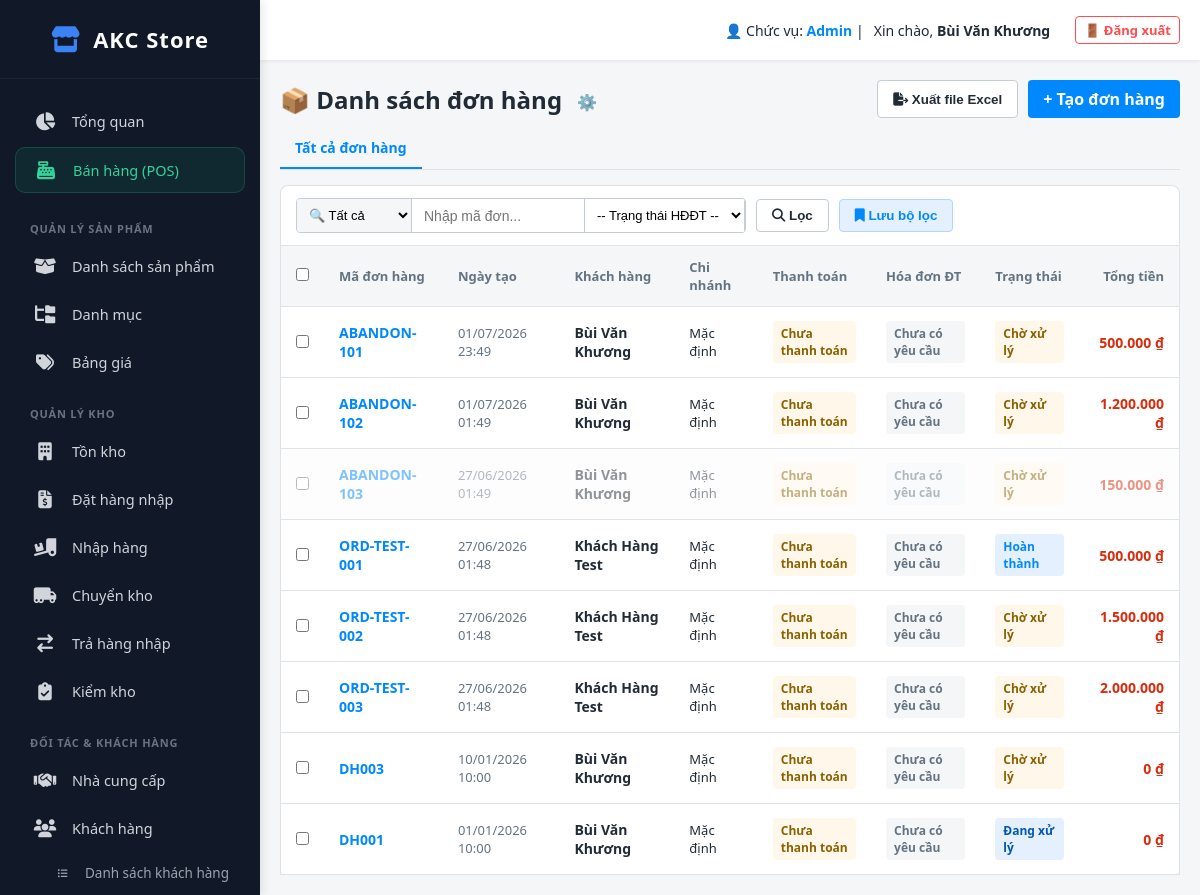
The app's page /index.php?action=order_list (signed in) with its own data.
### tables this page shows
CREATE TABLE `orders` (
  `id` int(11) NOT NULL,
  `order_code` varchar(50) DEFAULT NULL,
  `customer_id` int(11) NOT NULL,
  `customer_name` varchar(255) DEFAULT NULL,
  `phone` varchar(20) DEFAULT NULL,
  `address` text DEFAULT NULL,
  `subtotal` decimal(15,2) DEFAULT 0.00,
  `total_amount` decimal(15,2) NOT NULL,
  `paid_amount` decimal(15,2) DEFAULT 0.00,
  `payment_status` enum('unpaid','partial','paid') DEFAULT 'unpaid',
  `created_at` datetime DEFAULT current_timestamp(),
  `total_product_discount` decimal(15,2) DEFAULT 0.00,
  `total_order_discount` decimal(15,2) DEFAULT 0.00,
  `original_shipping_fee` decimal(15,2) DEFAULT 0.00,
  `total_shipping_discount` decimal(15,2) DEFAULT 0.00,
  `tax_amount` decimal(15,2) DEFAULT 0.00,
  `grand_total` decimal(15,2) DEFAULT 0.00,
  `amount_paid` decimal(15,2) DEFAULT 0.00,
  `payment_method` varchar(50) DEFAULT 'cash',
  `order_status` varchar(50) DEFAULT 'pending',
  `shipping_status` varchar(50) DEFAULT 'pending',
  `sales_channel` varchar(50) DEFAULT 'pos',
  `is_archived` tinyint(1) DEFAULT 0 COMMENT '0: Bình thường, 1: Đã lưu trữ',
  `packing_status` varchar(50) DEFAULT 'pending' COMMENT 'pending, packing, packed',
  `assigned_staff_id` int(11) DEFAULT NULL COMMENT 'ID Nhân viên phụ trách',
  `tags` varchar(255) DEFAULT NULL COMMENT 'Các tag cách nhau dấu phẩy (VD: V.I.P, Gấp)',
  `has_e_invoice` tinyint(1) DEFAULT 0 COMMENT '1: Đã xuất Hóa đơn điện tử',
  `printed_delivery` tinyint(1) DEFAULT 0,
  `printed_picking_order` tinyint(1) DEFAULT 0,
  `printed_picking_product` tinyint(1) DEFAULT 0,
  `packer_id` int(11) DEFAULT NULL,
  `main_note` text DEFAULT NULL,
  `delivery_date` datetime DEFAULT NULL,
  `packaging_staff_id` int(11) DEFAULT NULL,
  `package_status` varchar(50) DEFAULT 'pending',
  `package_code` varchar(50) DEFAULT NULL,
  `waybill_code` varchar(50) DEFAULT NULL,
  `draft_status` varchar(20) DEFAULT NULL,
  `email_status` enum('unsent','sent','scheduled') DEFAULT 'unsent',
  `email_sent_at` datetime DEFAULT NULL,
  `recovery_url` varchar(255) DEFAULT NULL,
  `invoice_status` enum('not_requested','requested','pending_issue','issued','failed') DEFAULT 'not_requested',
  `invoice_tax_code` varchar(50) DEFAULT NULL,
  `invoice_company_name` varchar(255) DEFAULT NULL,
  `invoice_address` varchar(255) DEFAULT NULL,
  `invoice_buyer_name` varchar(255) DEFAULT NULL,
  `invoice_phone` varchar(20) DEFAULT NULL,
  `invoice_email` varchar(255) DEFAULT NULL,
  `invoice_no_receipt` tinyint(1) DEFAULT 0,
  `invoice_date` datetime DEFAULT NULL,
  `invoice_symbol` varchar(50) DEFAULT NULL,
  `invoice_number` varchar(50) DEFAULT NULL,
  `invoice_cqt_code` varchar(100) DEFAULT NULL,
  `invoice_lookup_code` varchar(100) DEFAULT NULL,
  `reconciliation_status` enum('Chưa đối soát','Đang đối soát','Đã đối soát') DEFAULT 'Chưa đối soát',
  `cod_partner` decimal(15,2) DEFAULT 0.00,
  `shipping_fee_partner` decimal(15,2) DEFAULT 0.00,
  `shipping_partner_name` varchar(255) DEFAULT NULL
);

### app/controllers/OrderController.php (called while the page is built, shortened)
<?php
class OrderController
{
    public function list()
    {
        $db = (new Database())->getConnection();
        $keyword = $_GET['keyword'] ?? '';
        $invoice_status = $_GET['invoice_status'] ?? '';
        $query = "SELECT o.*,
                         CONCAT(c.last_name, ' ', c.first_name) AS customer_name
                  FROM orders o
                  LEFT JOIN customers c ON o.customer_id = c.id
                  WHERE 1=1";
        $params = [];
        $query .= " ORDER BY o.created_at DESC";
        $stmt = $db->prepare($query);
        $stmt->execute($params);
        $orders = $stmt->fetchAll(PDO::FETCH_ASSOC);
        $active_tab_id = $_GET['tab'] ?? 'all';
        require_once __DIR__ . '/../views/order/list.php';
    }
}

### public/index.php (called while the page is built, shortened)
<?php
$app = new App();

### app/views/order/list.php (the view, shortened to what this page needs)
<?php require_once __DIR__ . '/../layout/header.php'; ?>
<div class="v3-header">
    <div class="v3-title">
        📦 Danh sách đơn hàng
        <div style="position: relative;">
            <button class="gear-btn" onclick="toggleColumnSettings()" title="Điều chỉnh cột">⚙️</button>
        </div>
    </div>
    <div style="display: flex; gap: 10px;">
        <button class="btn-outline" onclick="openExportModal()"><i class="fa-solid fa-file-export"></i> Xuất file Excel</button>
        <a href="index.php?action=create_order" class="btn-primary">+ Tạo đơn hàng</a>
    </div>
</div>
<div class="filter-tabs">
    <a href="index.php?action=order_list&tab_id=all" class="filter-tab <?php echo ($active_tab_id == '' || $active_tab_id == 'all') ? 'active' : ''; ?>">Tất cả đơn hàng</a>
</div>
<form method="GET" action="index.php" id="filter_form">
    <div class="search-filter-bar">
        <div class="search-box">
            <select name="search_type">
                <option value="all">🔍 Tất cả</option>
            </select>
            <input type="text" name="keyword" value="<?php echo htmlspecialchars($keyword ?? ''); ?>" placeholder="Nhập mã đơn...">
            <select name="invoice_status" style="border-left: 1px solid #c4cdd5; background: #fff;">
                <option value="">-- Trạng thái HĐĐT --</option>
            </select>
        </div>
        <button type="submit" class="btn-outline"><i class="fa-solid fa-magnifying-glass"></i> Lọc</button>
        <button type="button" class="btn-outline" style="color:#0088ff; border-color:#b3d4ff; background:#e5f0ff;" onclick="document.getElementById('save_filter_modal').style.display='flex'">
            <i class="fa-solid fa-bookmark"></i> Lưu bộ lọc
        </button>
    </div>
</form>
<table class="v3-table">
    <thead>
        <tr>
            <th style="width:40px; text-align:center;"><input type="checkbox" id="check_all" onclick="toggleCheckAll()"></th>
            <th>Mã đơn hàng</th>
            <th class="col_date">Ngày tạo</th>
            <th class="col_customer">Khách hàng</th>
            <th class="col_branch">Chi nhánh</th>
            <th class="col_pay">Thanh toán</th>
            <th class="col_invoice">Hóa đơn ĐT</th>
            <th>Trạng thái</th>
            <th style="text-align: right;">Tổng tiền</th>
        </tr>
    </thead>
    <tbody>
        <?php if (empty($orders)): ?>
            <tr>
                <td colspan="8" style="text-align:center; padding:30px; color:#637381;">Không tìm thấy đơn hàng.</td>
            </tr>
        <?php else: ?>
            <?php foreach ($orders as $o): ?>
                <?php $rowStyle = (!empty($o['is_archived']) && $o['is_archived'] == 1) ? 'opacity: 0.5; background: #fdfdfd;' : ''; ?>
                <tr class="clickable" style="<?php echo $rowStyle; ?>">
                    <td style="text-align:center;" onclick="event.stopPropagation();">
                        <input type="checkbox" class="row-checkbox" value="<?php echo $o['id']; ?>" data-status="<?php echo $o['order_status'] ?? ''; ?>" onclick="updateBulkBar()">
                    </td>
                    <td onclick="window.location='index.php?action=view_order&id=<?php echo $o['id']; ?>'">
                        <b style="color: #0088ff;"><?php echo htmlspecialchars($o['order_code']); ?></b>
                    </td>
                    <td class="col_date" style="color: #637381; font-size:13px;" onclick="window.location='index.php?action=view_order&id=<?php echo $o['id']; ?>'">
                        <?php echo date('d/m/Y H:i', strtotime($o['created_at'])); ?>
                    </td>
                    <td class="col_customer" onclick="window.location='index.php?action=view_order&id=<?php echo $o['id']; ?>'">
                        <b><?php echo !empty($o['customer_name']) ? htmlspecialchars($o['customer_name']) : 'Khách lẻ'; ?></b>
                    </td>
                    <td class="col_branch" style="font-size: 13px;" onclick="window.location='index.php?action=view_order&id=<?php echo $o['id']; ?>'">
                        <?php echo htmlspecialchars($o['branch_name'] ?? 'Mặc định'); ?>
                    </td>
                    <td class="col_pay" onclick="window.location='index.php?action=view_order&id=<?php echo $o['id']; ?>'">
                        <?php echo (($o['payment_status'] ?? '') == 'paid') ? '<span class="badge badge-paid">Đã thanh toán</span>' : '<span class="badge badge-pending">Chưa thanh toán</span>'; ?>
                    </td>
                    <td class="col_invoice" onclick="window.location='index.php?action=view_order&id=<?php echo $o['id']; ?>'">
                        <?php
                            $inv_st = $o['invoice_status'] ?? 'not_requested';
                            if ($inv_st == 'not_requested') echo '<span class="badge" style="background:#f4f6f8; color:#637381;">Chưa có yêu cầu</span>';
                            elseif ($inv_st == 'requested') echo '<span class="badge" style="background:#e5f0ff; color:#0056b3;">Đã yêu cầu</span>';
                            elseif ($inv_st == 'pending_issue') echo '<span class="badge" style="background:#fff8ea; color:#8a6100;">Chờ phát hành</span>';
                            elseif ($inv_st == 'issued') echo '<span class="badge badge-vat">✅ Đã phát hành</span>';
                            elseif ($inv_st == 'failed') echo '<span class="badge" style="background:#ffe4e4; color:#d82c0d;">Thất bại</span>';
                        ?>
                    </td>
                    <td onclick="window.location='index.php?action=view_order&id=<?php echo $o['id']; ?>'">
                        <?php
                        if (($o['order_status'] ?? '') == 'completed') echo '<span class="badge badge-completed">Hoàn thành</span>';
                        elseif (($o['order_status'] ?? '') == 'processing') echo '<span class="badge" style="background:#e5f0ff; color:#0056b3;">Đang xử lý</span>';
                        else echo '<span class="badge badge-pending">Chờ xử lý</span>';
                        ?>
                    </td>
                    <td style="text-align: right; font-weight: 600; color: #d82c0d;" onclick="window.location='index.php?action=view_order&id=<?php echo $o['id']; ?>'">
                        <?php echo number_format($o['grand_total'] ?? 0, 0, '', '.'); ?> ₫
                    </td>
                </tr>
            <?php endforeach; ?>
        <?php endif; ?>
    </tbody>
</table>
<?php require_once __DIR__ . '/../layout/footer.php'; ?>

### app/views/layout/header.php (style rules this page uses)
* { box-sizing: border-box; margin: 0; padding: 0; }
body { font-family: 'Segoe UI', Tahoma, Geneva, Verdana, sans-serif; background-color: #f4f6f8; color: #212b36; display: flex; height: 100vh; overflow: hidden; }

### app/views/order/list.php (style rules this page uses)
.v3-header { display: flex; justify-content: space-between; align-items: center; margin-bottom: 10px; }
.v3-title { font-size: 24px; font-weight: bold; color: #212b36; display: flex; align-items: center; gap: 10px; }
.filter-tabs { display: flex; gap: 5px; margin-bottom: 15px; border-bottom: 1px solid #dfe3e8; padding-bottom: 0; overflow-x: auto; }
.filter-tab { padding: 10px 15px; font-size: 14px; font-weight: 600; color: #637381; cursor: pointer; border-bottom: 2px solid transparent; text-decoration: none; white-space: nowrap; }
.filter-tab.active { color: #0088ff; border-bottom: 2px solid #0088ff; }
.search-filter-bar { background: #fff; padding: 12px 15px; border-radius: 8px 8px 0 0; border: 1px solid #dfe3e8; border-bottom: none; display: flex; gap: 10px; align-items: center; flex-wrap: wrap; }
.search-box { display: flex; align-items: center; border: 1px solid #c4cdd5; border-radius: 4px; overflow: hidden; flex-grow: 1; max-width: 450px; }
.search-box select { border: none; background: #f4f6f8; padding: 8px; outline: none; border-right: 1px solid #c4cdd5; font-size: 13px; font-weight: 500; }
.search-box input { border: none; padding: 8px 12px; width: 100%; outline: none; font-size: 14px; }
.btn-primary { background: #0088ff; color: #fff; border: none; padding: 8px 15px; border-radius: 4px; font-weight: 600; cursor: pointer; text-decoration: none; }
.btn-outline { background: #fff; color: #212b36; border: 1px solid #c4cdd5; padding: 8px 15px; border-radius: 4px; font-weight: 600; cursor: pointer; }
.v3-table { width: 100%; border-collapse: collapse; text-align: left; background: #fff; border: 1px solid #dfe3e8; border-radius: 0 0 8px 8px; }
.v3-table th { background: #f4f6f8; padding: 12px 15px; border-bottom: 1px solid #dfe3e8; font-size: 13px; color: #637381; }
.v3-table td { padding: 14px 15px; border-bottom: 1px solid #dfe3e8; font-size: 14px; color: #212b36; }
.badge { padding: 4px 8px; border-radius: 4px; font-size: 12px; font-weight: 600; display: inline-block; }
.badge-pending { background: #fff8ea; color: #8a6100; }
.badge-completed { background: #e5f0ff; color: #0088ff; }
.gear-btn { background: none; border: none; font-size: 16px; color: #637381; cursor: pointer; padding: 5px; }

### records on screen
orders: order_code "ABANDON-101", created_at "01/07/2026 23:49", customer_name "Bùi Văn Khương", branch_name "Mặc định", payment_status "Chưa thanh toán", invoice_status "Chưa có yêu cầu", order_status "Chờ xử lý", grand_total "500.000"
orders: order_code "ABANDON-102", created_at "01/07/2026 01:49", customer_name "Bùi Văn Khương", branch_name "Mặc định", payment_status "Chưa thanh toán", invoice_status "Chưa có yêu cầu", order_status "Chờ xử lý", grand_total "1.200.000"
orders: order_code "ABANDON-103", created_at "27/06/2026 01:49", customer_name "Bùi Văn Khương", branch_name "Mặc định", payment_status "Chưa thanh toán", invoice_status "Chưa có yêu cầu", order_status "Chờ xử lý", grand_total "150.000"
orders: order_code "ORD-TEST-001", created_at "27/06/2026 01:48", customer_name "Khách Hàng Test", branch_name "Mặc định", payment_status "Chưa thanh toán", invoice_status "Chưa có yêu cầu", order_status "Hoàn thành", grand_total "500.000"
orders: order_code "ORD-TEST-002", created_at "27/06/2026 01:48", customer_name "Khách Hàng Test", branch_name "Mặc định", payment_status "Chưa thanh toán", invoice_status "Chưa có yêu cầu", order_status "Chờ xử lý", grand_total "1.500.000"
orders: order_code "ORD-TEST-003", created_at "27/06/2026 01:48", customer_name "Khách Hàng Test", branch_name "Mặc định", payment_status "Chưa thanh toán", invoice_status "Chưa có yêu cầu", order_status "Chờ xử lý", grand_total "2.000.000"
orders: order_code "DH003", created_at "10/01/2026 10:00", customer_name "Bùi Văn Khương", branch_name "Mặc định", payment_status "Chưa thanh toán", invoice_status "Chưa có yêu cầu", order_status "Chờ xử lý", grand_total "0"
orders: order_code "DH001", created_at "01/01/2026 10:00", customer_name "Bùi Văn Khương", branch_name "Mặc định", payment_status "Chưa thanh toán", invoice_status "Chưa có yêu cầu", order_status "Đang xử lý", grand_total "0"

### other values on screen
$user_session['role'] "Admin"
$user_session['full_name'] "Bùi Văn Khương"
